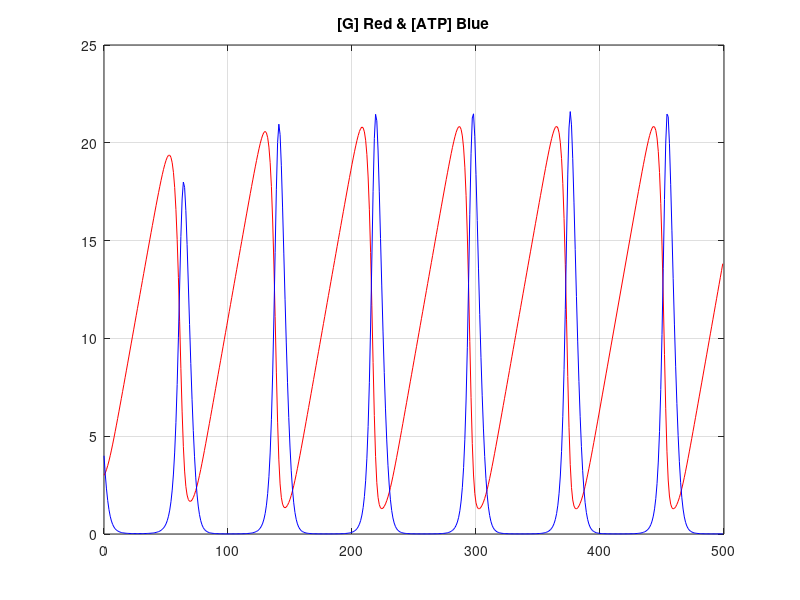

Here is the MATLAB script that generated this plot:
clear; clc;

Vin = 0.36 ;
k1 = 0.02 ;
kp = 6 ;
Km = 13;

dt    = 1 ;  
tlast = 500 ; 
 
iterations = round(tlast/dt) ; 
G_arr = zeros(iterations, 1);
ATP_arr = zeros(iterations, 1);

ATP = 4;
G = 3;

for i = 1:iterations 
  ATP_arr(i) = ATP;
  G_arr(i) = G;

  dATP_dt = 2 * k1 * G_arr(i) * ATP_arr(i) - ((kp * ATP_arr(i)) ./ (Km + ATP_arr(i))); 
  dG_dt = Vin - k1 * G_arr(i) * ATP_arr(i);

  ATP = ATP + dATP_dt;
  G = G + dG_dt;
end % of this time step

time = dt*(0:iterations-1)' ;

figure;
plot(time, G_arr, 'r');
hold on;
plot(time, ATP_arr, 'b');
title('[G] Red & [ATP] Blue');
grid on;